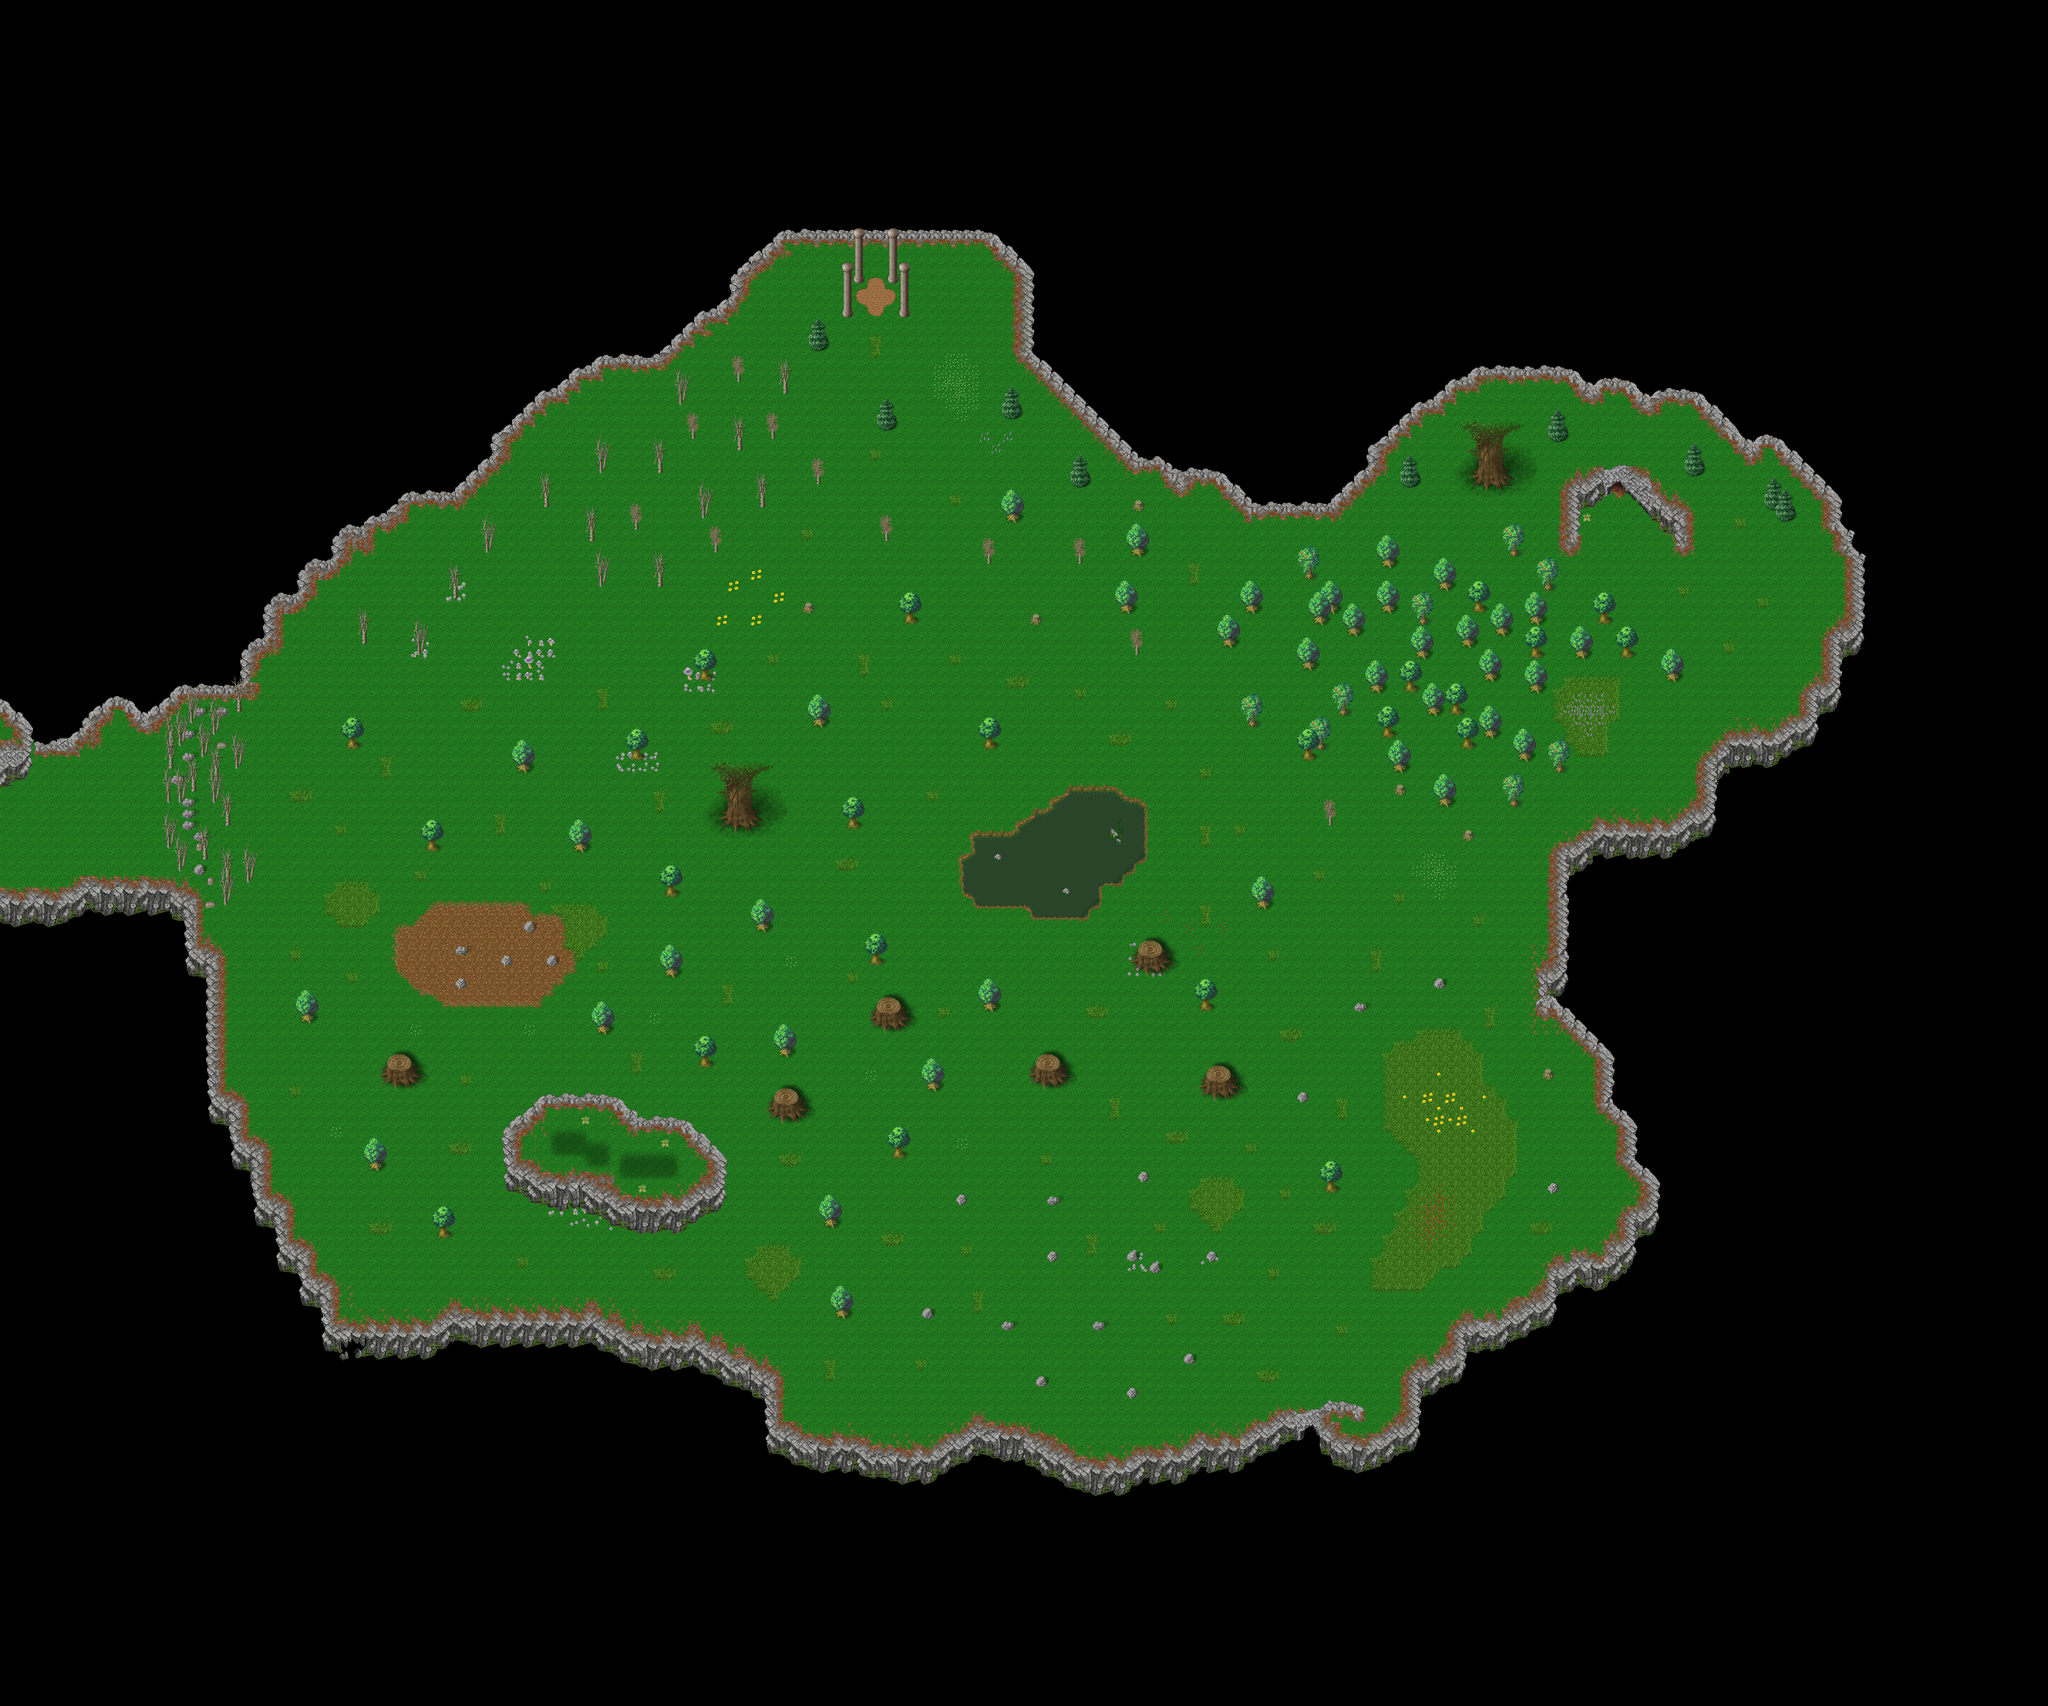

Tiled map render using the project's own tile images. Description and the map definition, with tile-layer contents summarised, below:
An orthogonal 180x150 tile map with 32x32 px tiles, 8 tile layers (ground, ground2, ground3, ground4, ...), 1 hidden layer not drawn, 12 tilesets and 2 objects (PARTICLE_EFFECT, -PARTICLE_EFFECT).

<map version="1.0" tiledversion="2018.02.14" orientation="orthogonal" renderorder="right-down" width="180" height="150" tilewidth="32" tileheight="32" infinite="0" nextobjectid="9">
 <properties>
  <property name="background0image" value="graphics/images/seaofclouds_1024x1024.png" />
  <property name="background0scrollX" value="0.2" />
  <property name="background1parallax" value="1.0" />
  <property name="license" value="GPL 3.0" />
  <property name="manaplus version" value="1" />
  <property name="minimap" value="graphics/minimaps/aeros.png" />
  <property name="music" value="mythica.mp3" />
  <property name="name" value="Floating Island of Aeros" />
  <property name="overlay0image" value="graphics/images/ambient/fog.png" />
  <property name="overlay0parallax" value="1.0" />
  <property name="overlay0scrollX" value="0.2" />
  <property name="overlay0scrollY" value="0.1" />
 </properties>
 <tileset firstgid="1" name="Snow" tilewidth="32" tileheight="32" tilecount="256" columns="16">
  <image source="../graphics/tilesets/snow.png" width="512" height="512" />
 </tileset>
 <tileset firstgid="257" name="Collision" tilewidth="32" tileheight="32" tilecount="9" columns="3">
  <image source="../graphics/tilesets/collision.png" width="96" height="96" />
 </tileset>
 <tileset firstgid="266" name="woodland" tilewidth="32" tileheight="32" tilecount="256" columns="16">
  <image source="../graphics/tilesets/woodland_ground.png" width="512" height="512" />
 </tileset>
 <tileset firstgid="522" name="Forest" tilewidth="32" tileheight="32" tilecount="399" columns="19">
  <image source="../graphics/tilesets/forest.png" width="608" height="672" />
 </tileset>
 <tileset firstgid="921" name="Woodland_swamp" tilewidth="32" tileheight="32" tilecount="256" columns="16">
  <image source="../graphics/tilesets/woodland_swamp.png" width="512" height="512" />
 </tileset>
 <tileset firstgid="1177" name="Woodland_x8" tilewidth="32" tileheight="32" tilecount="128" columns="16">
  <image source="../graphics/tilesets/woodland_x8.png" width="512" height="256" />
 </tileset>
 <tileset firstgid="1305" name="Woodland x3" tilewidth="32" tileheight="96" tilecount="32" columns="16">
  <image source="../graphics/tilesets/woodland_x3.png" width="512" height="192" />
 </tileset>
 <tileset firstgid="1337" name="woodland-4" tilewidth="32" tileheight="128" tilecount="16" columns="16">
  <image source="../graphics/tilesets/woodland_x4.png" width="512" height="128" />
 </tileset>
 <tileset firstgid="1353" name="Snow_tree_x3" tilewidth="32" tileheight="96" tilecount="8" columns="8">
  <image source="../graphics/tilesets/snow_tree_x3.png" width="256" height="96" />
 </tileset>
 <tileset firstgid="1361" name="casas-cogumelo" tilewidth="32" tileheight="32" tilecount="140" columns="20">
  <image source="../graphics/tilesets/casas-cogumelo.png" width="640" height="224" />
 </tileset>
 <tileset firstgid="1501" name="concreteWalls" tilewidth="32" tileheight="32" tilecount="336" columns="16">
  <image source="../graphics/tilesets/concreteWalls.png" width="512" height="672" />
 </tileset>
 <tileset firstgid="1837" name="Collision" tilewidth="32" tileheight="32" tilecount="9" columns="3">
  <image source="../graphics/tilesets/collision.png" width="96" height="96" />
 </tileset>
 <layer name="ground" width="180" height="150">
  <data>[27000 cells, 26758 non-empty, 63 distinct tile ids]</data>
 </layer>
 <layer name="ground2" width="180" height="150">
  <data>[27000 cells, 53 non-empty, 22 distinct tile ids]</data>
 </layer>
 <layer name="ground3" width="180" height="150">
  <data>[27000 cells, 46 non-empty, 14 distinct tile ids]</data>
 </layer>
 <layer name="ground4" width="180" height="150">
  <data>[27000 cells, 2517 non-empty, 270 distinct tile ids]</data>
 </layer>
 <layer name="ground5" width="180" height="150">
  <data>[27000 cells, 27000 non-empty, 1 distinct tile ids]</data>
 </layer>
 <layer name="fringe" width="180" height="150">
  <data>[27000 cells, 518 non-empty, 135 distinct tile ids]</data>
 </layer>
 <layer name="top" width="180" height="150">
  <data>[27000 cells, 10 non-empty, 3 distinct tile ids]</data>
 </layer>
 <layer name="top2" width="180" height="150">
  <data>[27000 cells, 141 non-empty, 73 distinct tile ids]</data>
 </layer>
 <layer name="collision" width="180" height="150" visible="0">
  <data>[27000 cells, 16771 non-empty, 1 distinct tile ids]</data>
 </layer>
 <objectgroup color="#ff55ff" name="particles">
  <object id="5" name="graphics/particles/circle-magic.xml" type="PARTICLE_EFFECT" x="2448" y="808" width="32" height="32" />
  <object id="7" name="graphics/particles/pentagram-linedraw.particle.xml" type="-PARTICLE_EFFECT" x="2496" y="800" />
 </objectgroup>
</map>
